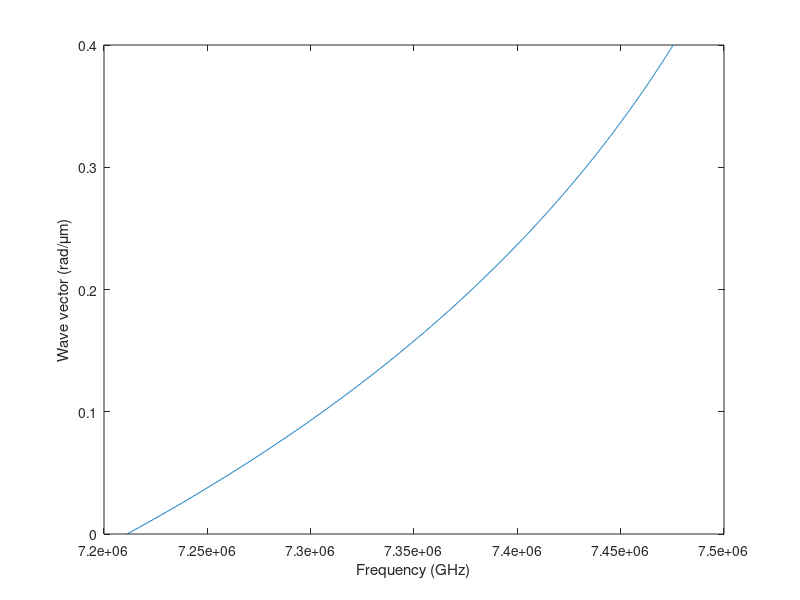

MATLAB code to generate this figure:
close all
clear

y = 2.8*1000*1+0;
fm = y*1750*1+0;
H0 = 1845*1+0;
fh = y*H0;

d1 = 130*0+1.3;
d2 = 260*0+2.6;

k = linspace(0, 0.4, 1000);


f = sqrt((fh+fm/2)^2 - (fm/2)^2*exp(-2*k*d1));

figure
plot(f,k)
xlabel('Frequency (GHz)')
ylabel('Wave vector (rad/\mum)')